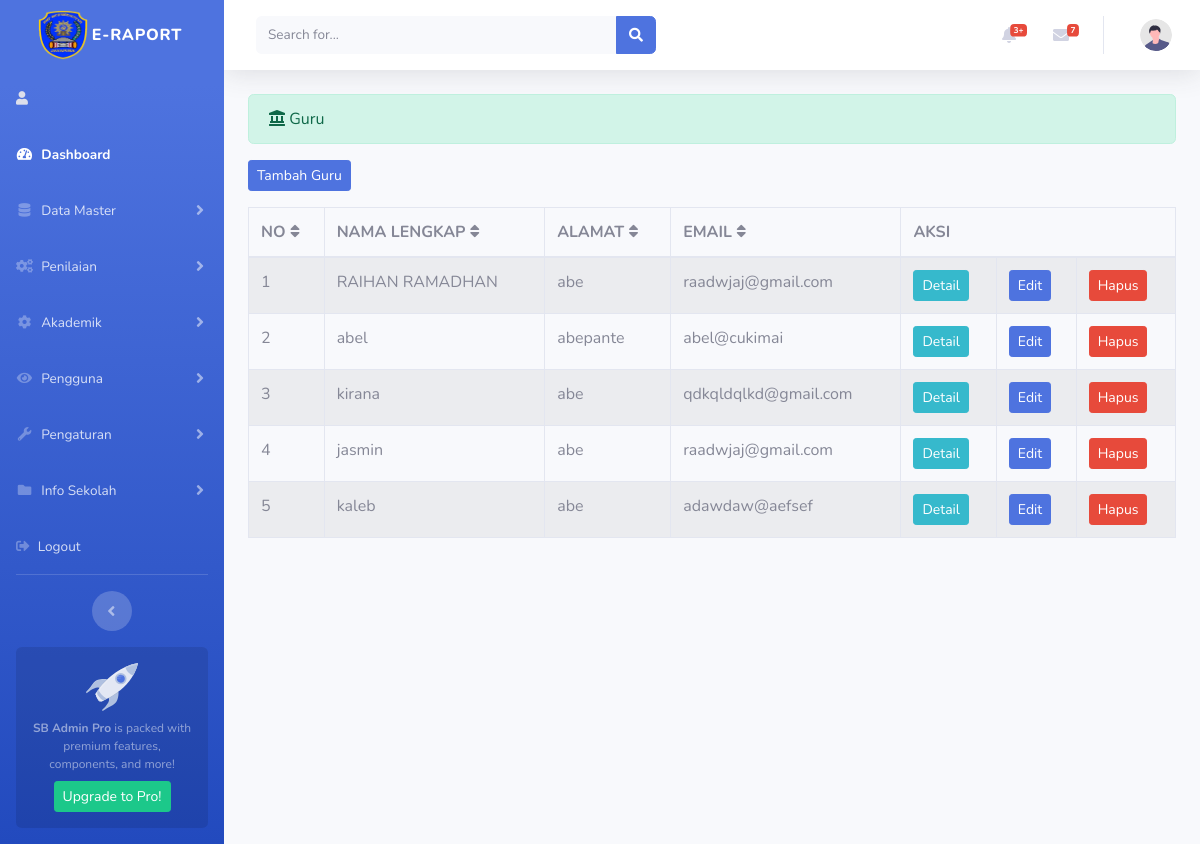
Page /index.php/administrator/guru on the earlier database version.
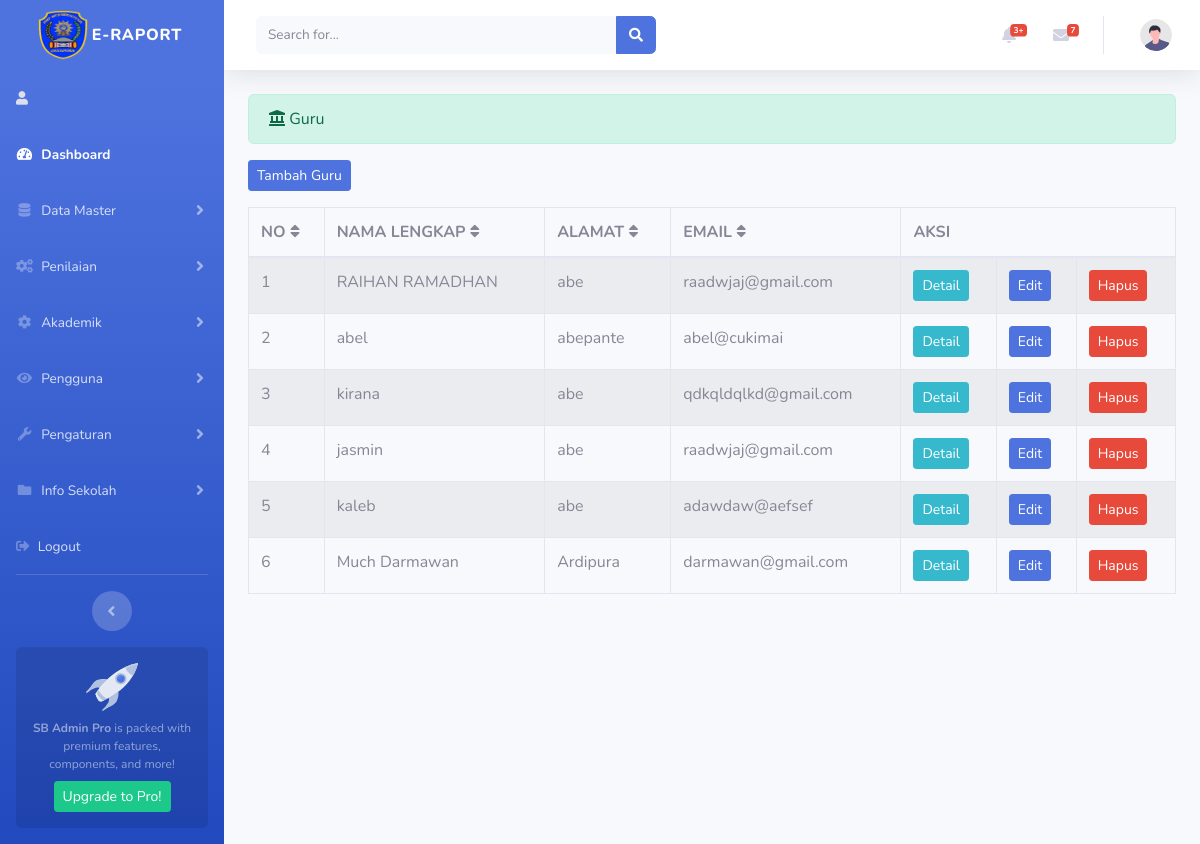
Same page on the later database version.
### tables this page shows
CREATE TABLE `guru` (
  `nik` bigint(50) NOT NULL,
  `nama_guru` varchar(100) NOT NULL,
  `alamat` text NOT NULL,
  `jenis_kelamin` varchar(120) NOT NULL,
  `tempat_lahir` text NOT NULL,
  `tgl_lahir` date NOT NULL,
  `agama` varchar(120) NOT NULL,
  `email` varchar(120) NOT NULL,
  `no_telp` varchar(20) NOT NULL,
  `foto` varchar(255) NOT NULL,
  `idu` bigint(50) NOT NULL
);

### application/controllers/administrator/guru.php (called while the page is built, shortened)
<?php
class Guru extends CI_Controller {
    public function index() {
        $this->load->model('guru_model');
        $data['guru'] = $this->guru_model->tampil_data('guru');
        $this->load->view('templates_administrator/header');
        $this->load->view('templates_administrator/sidebar');
        $this->load->view('administrator/guru', $data);
        $this->load->view('templates_administrator/footer');
    }
}
?>

### index.php (called while the page is built, shortened)
<?php
require_once BASEPATH.'core/CodeIgniter.php';

### application/models/guru_model.php (called while the page is built, shortened)
<?php
class Guru_model extends CI_Model {
    public function tampil_data($table)
    {
        return $this->db->get($table)->result();
    }
}

### application/views/administrator/guru.php (the view, shortened to what this page needs)
<div class="container-fluid">
    <div class="alert alert-success" role="alert">
        <i class="fas fa-landmark"></i> Guru
    </div>
    <?php echo anchor('administrator/guru/tambah_guru', '<button class="btn btn-sm btn-primary mb-3">Tambah Guru</button>') ?>
    <table id="guru_table" class="table table-bordered table-striped table-hover">
        <thead>
            <tr>
                <th class="sort" data-sort="no">
                    NO
                    <span class="sort-icon"><i class="fas fa-sort"></i></span>
                </th>
                <th class="sort" data-sort="nama_guru">
                    NAMA LENGKAP
                    <span class="sort-icon"><i class="fas fa-sort"></i></span>
                </th>
                <th class="sort" data-sort="alamat">
                    ALAMAT
                    <span class="sort-icon"><i class="fas fa-sort"></i></span>
                </th>
                <th class="sort" data-sort="email">
                    EMAIL
                    <span class="sort-icon"><i class="fas fa-sort"></i></span>
                </th>
                <th colspan="3">AKSI</th>
            </tr>
        </thead>
        <tbody class="list">
            <?php if(empty($guru)): ?>
                <tr>
                    <td colspan="7" class="text-center">Belum ada guru.</td>
                </tr>
            <?php else: ?>
                <?php $no = 1; foreach($guru as $gru) : ?>
                    <tr>
                        <td class="no"><?php echo $no++ ?></td>
                        <td class="nama_guru"><?php echo $gru->nama_guru ?></td>
                        <td class="alamat"><?php echo $gru->alamat ?></td>
                        <td class="email"><?php echo $gru->email ?></td>
                        <td><?php echo anchor('administrator/guru/detail/'.$gru->nik, 'Detail', array('class' => 'btn btn-info btn-sm')); ?></td>
                        <td><?php echo anchor('administrator/guru/update/'.$gru->nik, 'Edit', array('class' => 'btn btn-primary btn-sm')); ?></td>
                        <td><?php echo anchor('administrator/guru/delete/'.$gru->nik, 'Hapus', array('class' => 'btn btn-danger btn-sm')); ?></td>
                    </tr>
                <?php endforeach; ?>
            <?php endif; ?>
        </tbody>
    </table>
</div>

Differences in the rows shown:
added guru: nama_guru "Much Darmawan", alamat "Ardipura", email "darmawan@gmail.com", nik "Detail", nik "Edit", nik "Hapus"
